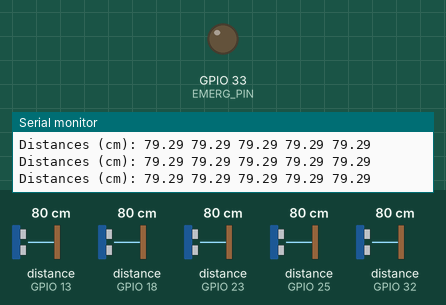
This program was run on a simulated ESP32. Shown: output pins drawn as LEDs (lit = HIGH), the last lines printed to the serial monitor. Wiring (inferred from the names in the program): 5 × ultrasonic range finder: trigger GPIO 5, echo GPIO 18 / trigger GPIO 14, echo GPIO 13 / trigger GPIO 22, echo GPIO 23 / trigger GPIO 26, echo GPIO 25 / trigger GPIO 27, echo GPIO 32. The test bench sets the inputs (shaded band); at power-on: distance to the obstacle (sensors on GPIO 13, GPIO 18, GPIO 23, GPIO 25, GPIO 32) 80 cm. The echo pulse lasts 58.3 µs per cm; pins used as bus, display or sensor lines are not drawn.

Above: at 1.2 s.
1.3 s: distance to the obstacle (sensor on GPIO 13) set to 23 cm
2.8 s: distance to the obstacle (sensor on GPIO 13) set to 19 cm
At 4.0 s:
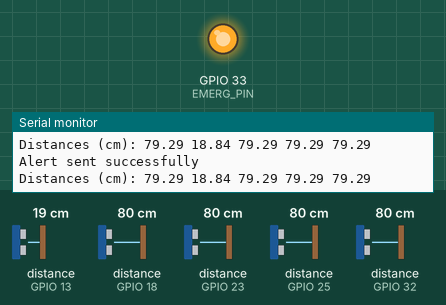
4.3 s: distance to the obstacle (sensor on GPIO 13) set to 35 cm
At 4.9 s:
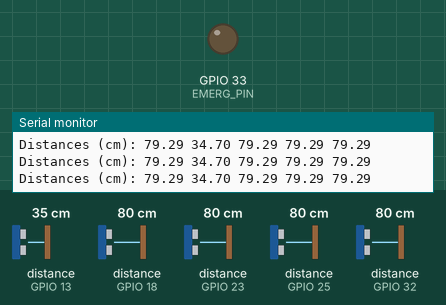
5.8 s: distance to the obstacle (sensor on GPIO 13) set to 2 cm
At 7.2 s:
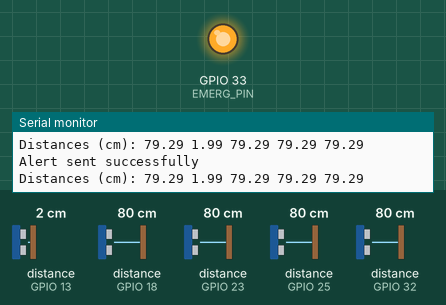
Timing chart, 0 to 8.3 s (numbered marks = the images above; inputs shaded):
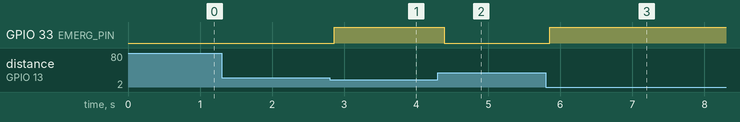

The program:

main.cpp
```cpp
#include <Arduino.h>
#include <esp_now.h>
#include <WiFi.h>

const int trigPins[] = {5, 14, 26, 27, 22};
const int echoPins[] = {18, 13, 25, 32, 23};
const int numSensors = sizeof(trigPins) / sizeof(trigPins[0]);
const int EMERG_PIN = 33; // Define an output pin for the emergency signal

#define SOUND_SPEED 0.034

long durations[numSensors];
float distances[numSensors];

uint8_t peerAddress[] = {0x08, 0xD1, 0xF9, 0xDC, 0xB6, 0x20};

void setup() {
  Serial.begin(115200);

  WiFi.mode(WIFI_STA);
  if (esp_now_init() != ESP_OK) {
    Serial.println("Error initializing ESP-NOW");
    return;
  }

  esp_now_peer_info_t peerInfo = {};
  memcpy(peerInfo.peer_addr, peerAddress, 6);
  peerInfo.channel = 0;
  peerInfo.encrypt = false;

  if (esp_now_add_peer(&peerInfo) != ESP_OK) {
    Serial.println("Failed to add peer");
    return;
  }

  for (int i = 0; i < numSensors; i++) {
    pinMode(trigPins[i], OUTPUT);
    pinMode(echoPins[i], INPUT);
  }

  pinMode(EMERG_PIN, OUTPUT); // Configure the emergency pin as an output
  digitalWrite(EMERG_PIN, LOW); // Ensure the emergency pin is initially low

  Serial.println("Setup complete. Sensors ready.");
}

void sendAlert() {
  const char *message = "Distance alert!";
  esp_err_t result = esp_now_send(peerAddress, (uint8_t *)message, strlen(message));

  if (result == ESP_OK) {
    Serial.println("Alert sent successfully");
  } else {
    Serial.printf("Error sending the data: %d\n", result);
  }
}

void loop() {
  bool alertSent = false;

  for (int i = 0; i < numSensors; i++) {
    digitalWrite(trigPins[i], LOW);
    delayMicroseconds(2);
    digitalWrite(trigPins[i], HIGH);
    delayMicroseconds(10);
    digitalWrite(trigPins[i], LOW);

    durations[i] = pulseIn(echoPins[i], HIGH);
    distances[i] = durations[i] * SOUND_SPEED / 2;

    if (distances[i] <= 20) {
      digitalWrite(EMERG_PIN, HIGH); // Set the emergency pin high
      sendAlert(); // Send the ESP-NOW message
      alertSent = true;
      break;
    }
  }

  if (!alertSent) {
    digitalWrite(EMERG_PIN, LOW); // Ensure the emergency pin is low if no emergency is triggered
  }

  Serial.print("Distances (cm): ");
  for (int i = 0; i < numSensors; i++) {
    Serial.print(distances[i]);
    Serial.print(" ");
  }
  Serial.println();

  delay(100);
}
```

Measured:
- the behaviour switches between 21 and 20 cm on distance to the obstacle (sensor on GPIO 13) (found by bisection; images 0 and 1)
- after the input at 2.8 s, GPIO 33 (EMERG_PIN): LOW → HIGH after 0.06 s
- after the input at 4.3 s, GPIO 33 (EMERG_PIN): HIGH → LOW after 0.09 s
- after the input at 5.8 s, GPIO 33 (EMERG_PIN): LOW → HIGH after 0.05 s
